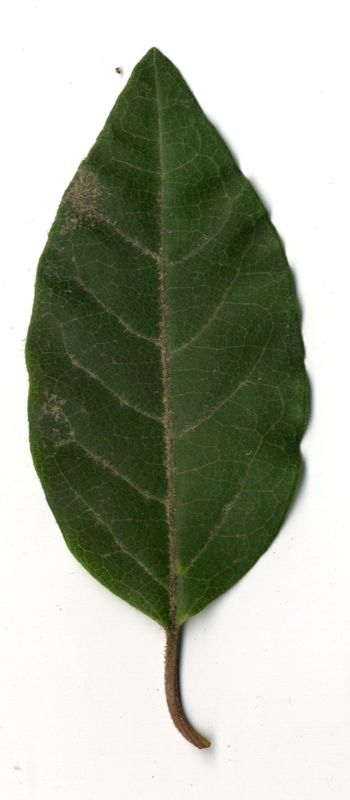
#> input picture Domasni/DomasnaRabota3/database/10379.jpg, 350 x 800 px
$ python DomasnaRabota3.9.py
#> lines starting #> are read from the running program, lines starting #| are printed output that depends on the picture; after the words box and inside, x2 and y2 are one past the last pixel; in counts of white or black regions, pixels touching at a corner belong together
import cv2
import numpy as np

img = cv2.imread('database/10379.jpg')
#> img is the input picture: shape (800, 350, 3); mean B, G, R 158.1, 173.4, 167.5
gray = cv2.cvtColor(img, cv2.COLOR_BGR2GRAY)
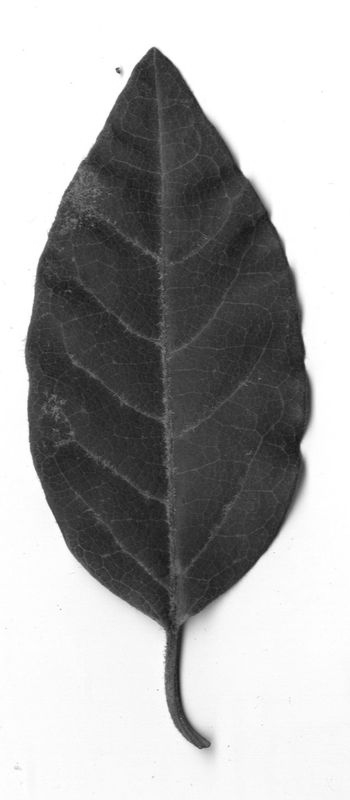
#> gray: shape (800, 350); min 22, max 255, mean 169.9
ret, thresh = cv2.threshold(gray, 0, 255, cv2.THRESH_BINARY_INV + cv2.THRESH_OTSU)
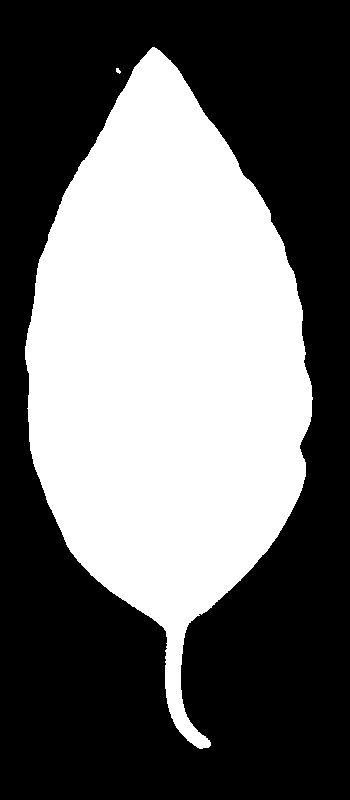
#> thresh: shape (800, 350); 42.1% white; 2 white regions
#> ret = 154
contours, _ = cv2.findContours(thresh, cv2.RETR_EXTERNAL, cv2.CHAIN_APPROX_SIMPLE)
#> contours = 2 contours, 1 with area under 20; largest, box (x1, y1, x2, y2) and area: (25, 47, 313, 749) 117197
contour_img = np.zeros_like(img)
cv2.drawContours(contour_img, contours, -1, (0, 140, 0), 2)
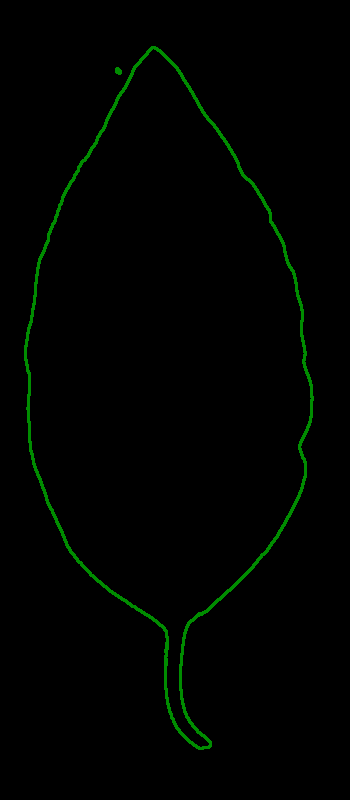
#> contour_img: shape (800, 350, 3); mean of channels 0, 1, 2 0, 2.8, 0; drawn as B, G, R
cv2.imshow('Original Image', img)
cv2.imshow('Segmentation', thresh)
processed_img = cv2.medianBlur(thresh, 5)
#> processed_img: shape (800, 350); 42.1% white; 2 white regions (1 under 20 px), largest, box (x1, y1, x2, y2) and area: (25, 47, 313, 749) 117923
cv2.imshow('Processed Image', processed_img)
cv2.imshow('Image with Contours', contour_img)
cv2.waitKey(0)
cv2.destroyAllWindows()

$ run again, with Domasni/DomasnaRabota3/database/1.jpg copied over Domasni/DomasnaRabota3/database/10379.jpg
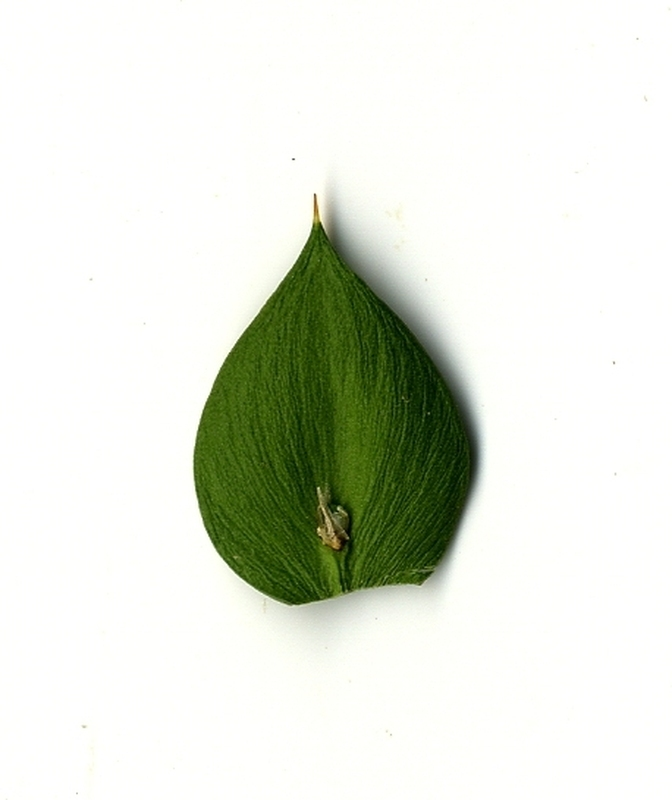
#> input picture Domasni/DomasnaRabota3/database/1.jpg, 672 x 800 px
#> img is the input picture: shape (800, 672, 3); mean B, G, R 218, 228.9, 224.7
#> `ret, thresh = cv2.threshold(gray, 0, 255, cv2.THRESH_BINARY_INV + cv2...`:
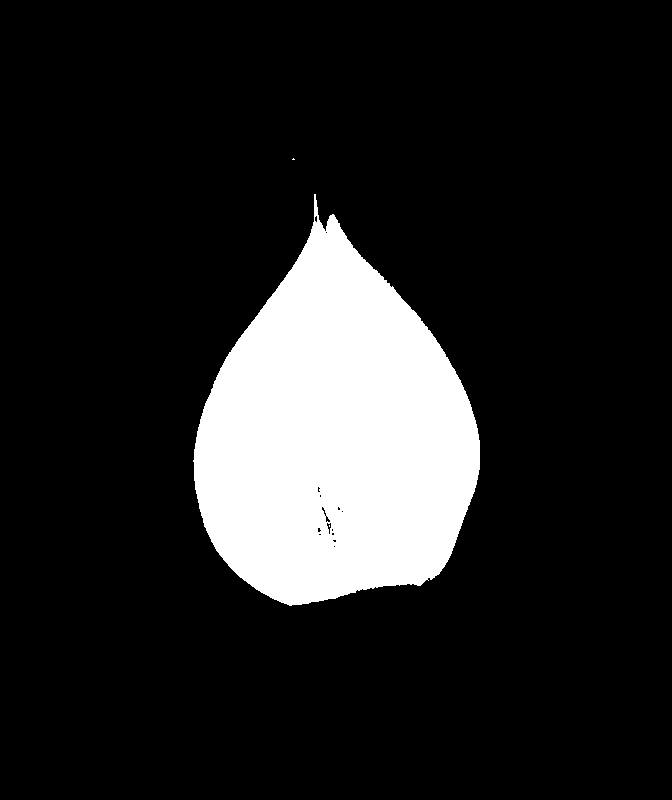
#> thresh: shape (800, 672); 14.2% white; 3 white regions (2 under 20 px)
#> ret = 158
#> contours = 2 contours, 1 with area under 20; largest, box (x1, y1, x2, y2) and area: (193, 194, 480, 606) 75820
#> `cv2.drawContours(contour_img, contours, -1, (0, 140, 0), 2)`:
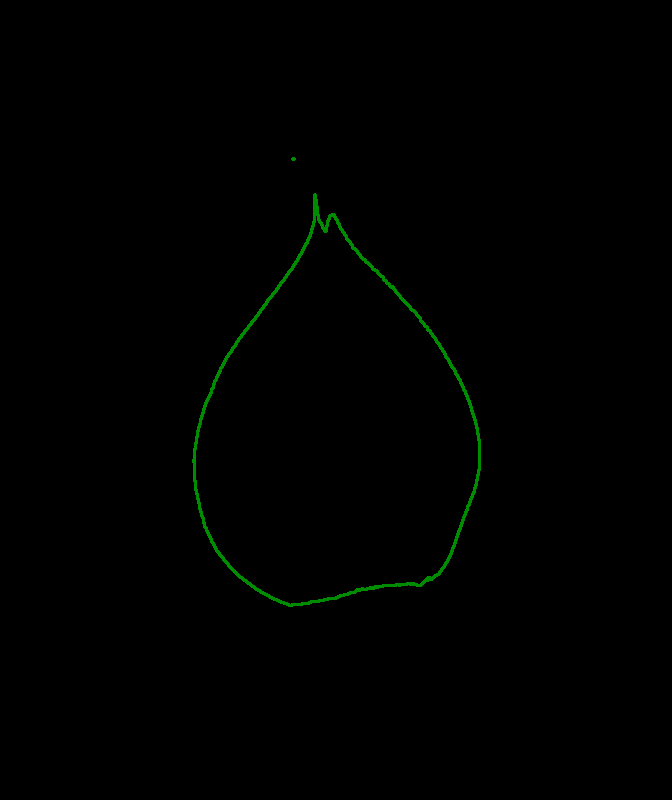
#> contour_img: shape (800, 672, 3); mean of channels 0, 1, 2 0, 1, 0; drawn as B, G, R
#> processed_img: shape (800, 672); 14.2% white; 1 white region, box (x1, y1, x2, y2) and area: (194, 200, 480, 606) 76293

$ run again, with Domasni/DomasnaRabota3/database/10000.jpg copied over Domasni/DomasnaRabota3/database/10379.jpg
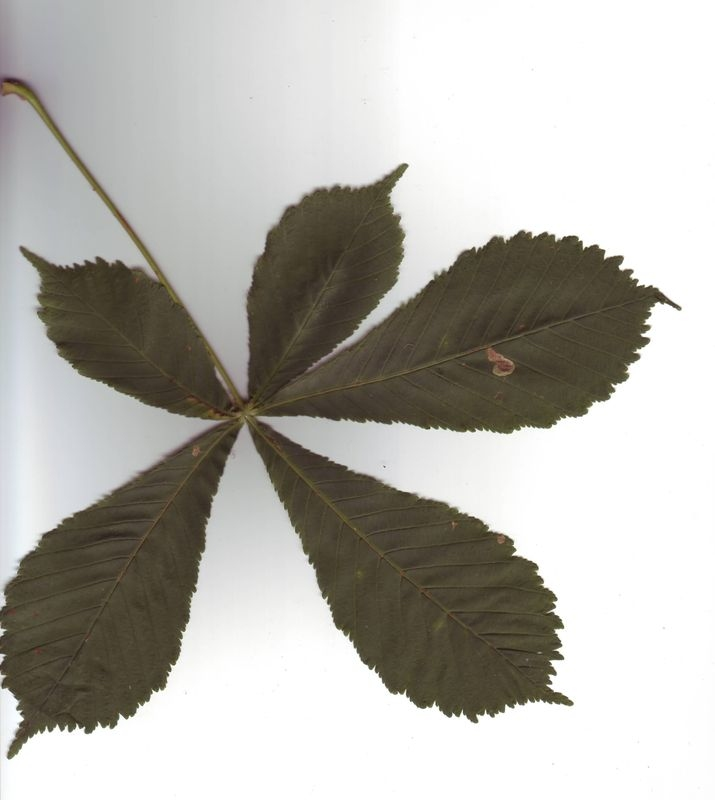
#> input picture Domasni/DomasnaRabota3/database/10000.jpg, 715 x 800 px
#> img is the input picture: shape (800, 715, 3); mean B, G, R 173.9, 179.8, 181.8
#> `ret, thresh = cv2.threshold(gray, 0, 255, cv2.THRESH_BINARY_INV + cv2...`:
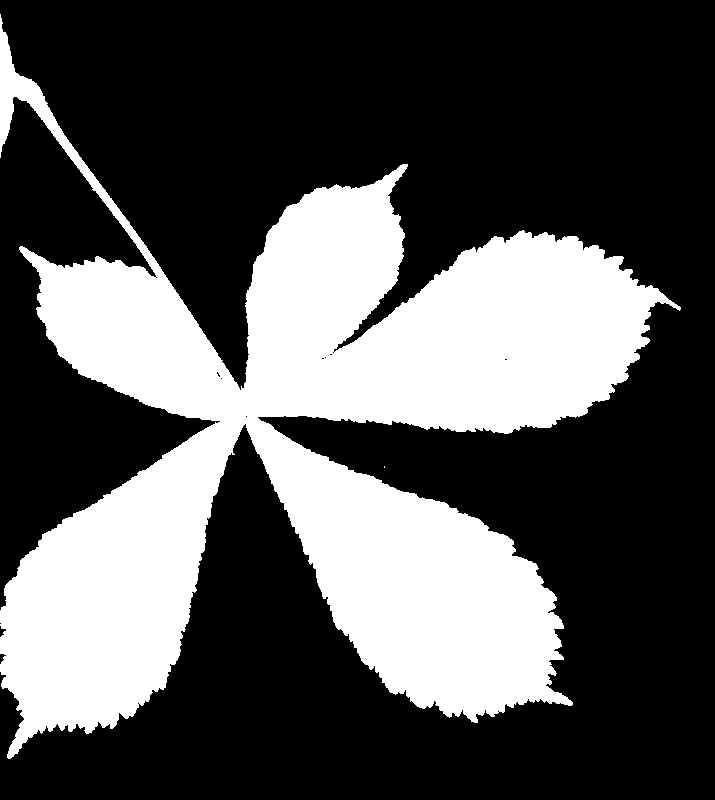
#> thresh: shape (800, 715); 33% white; 2 white regions (1 under 20 px)
#> ret = 151
#> contours = 2 contours, 1 with area under 20; largest, box (x1, y1, x2, y2) and area: (0, 14, 681, 759) 186296
#> `processed_img = cv2.medianBlur(thresh, 5)`:
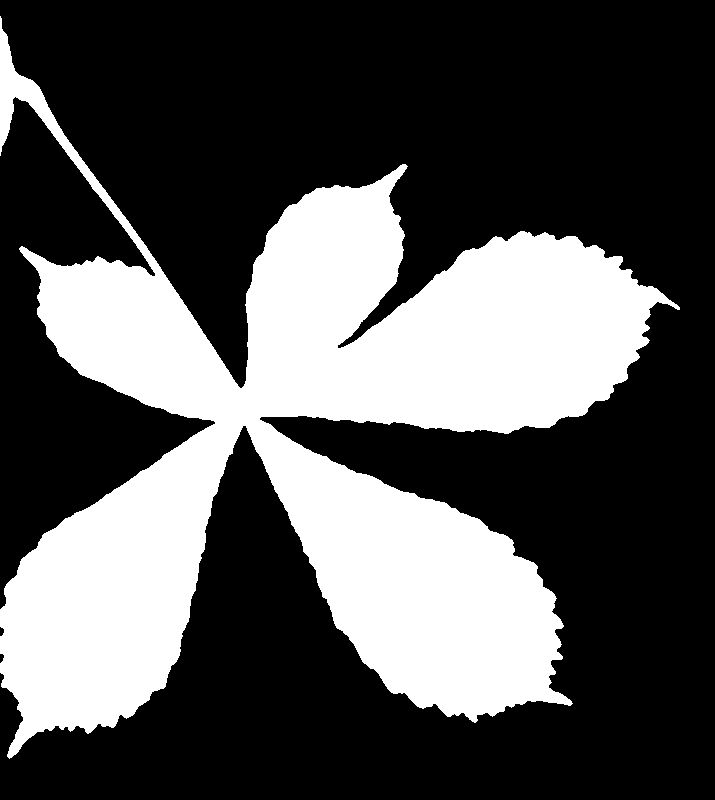
#> processed_img: shape (800, 715); 33% white; 1 white region, box (x1, y1, x2, y2) and area: (0, 16, 680, 759) 188844

$ run again, with Domasni/DomasnaRabota3/database/10001.jpg copied over Domasni/DomasnaRabota3/database/10379.jpg
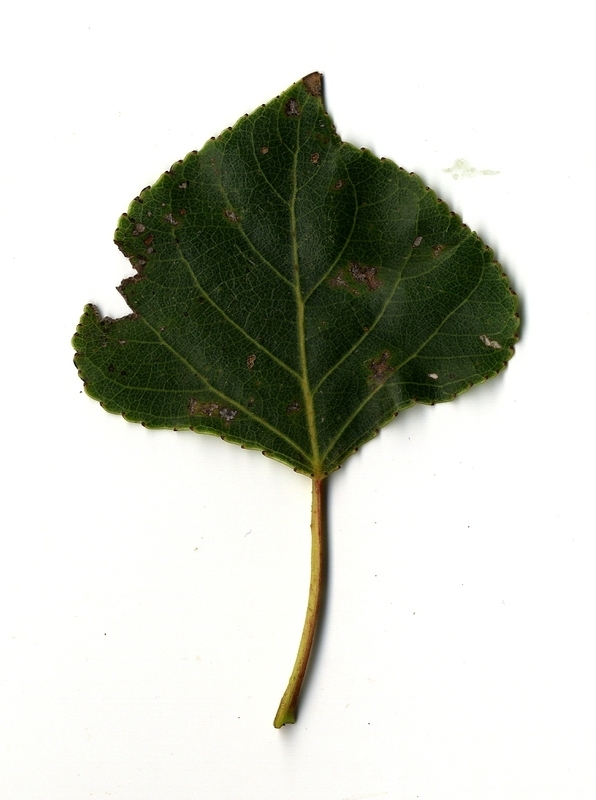
#> input picture Domasni/DomasnaRabota3/database/10001.jpg, 596 x 800 px
#> img is the input picture: shape (800, 596, 3); mean B, G, R 195.5, 204.3, 201.6
#> `ret, thresh = cv2.threshold(gray, 0, 255, cv2.THRESH_BINARY_INV + cv2...`:
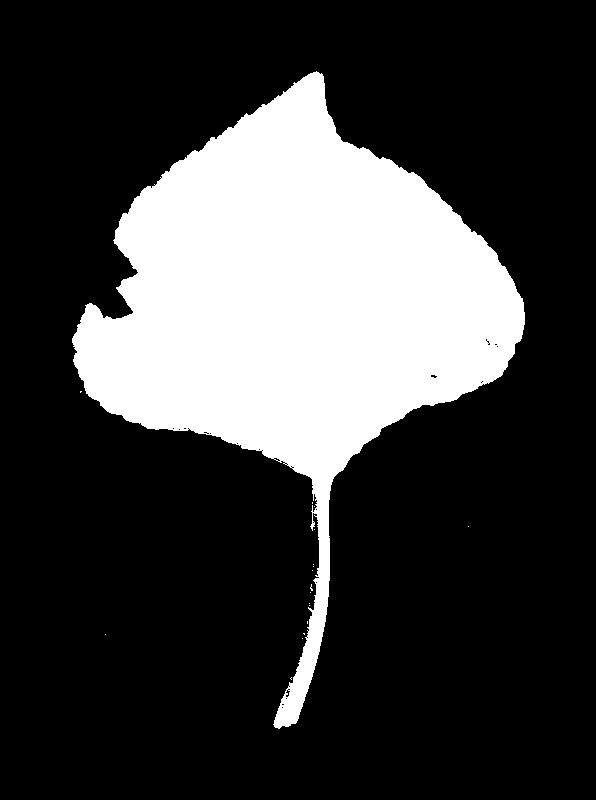
#> thresh: shape (800, 596); 24.1% white; 18 white regions (17 under 20 px)
#> ret = 148
#> contours = 18 contours, 17 with area under 20; largest, box (x1, y1, x2, y2) and area: (72, 71, 525, 729) 113786
#> `processed_img = cv2.medianBlur(thresh, 5)`:
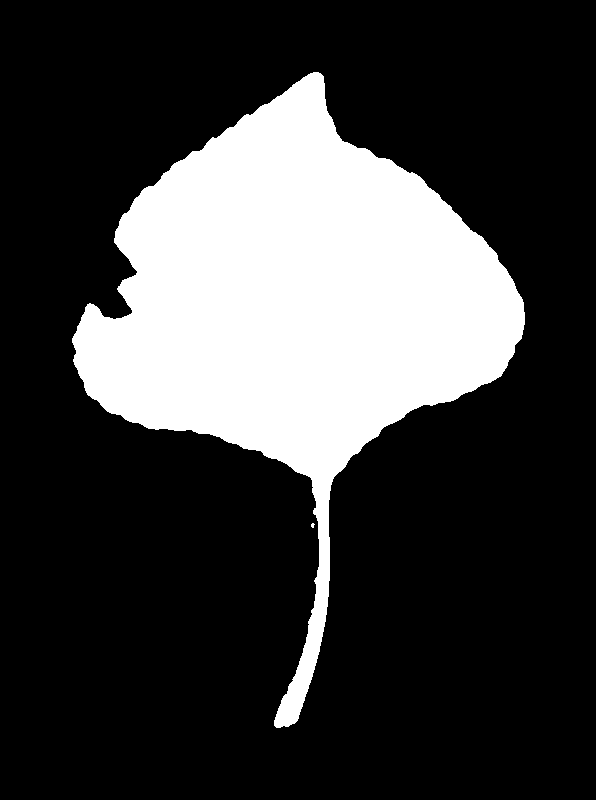
#> processed_img: shape (800, 596); 24.1% white; 2 white regions (1 under 20 px), largest, box (x1, y1, x2, y2) and area: (72, 72, 525, 728) 114679
